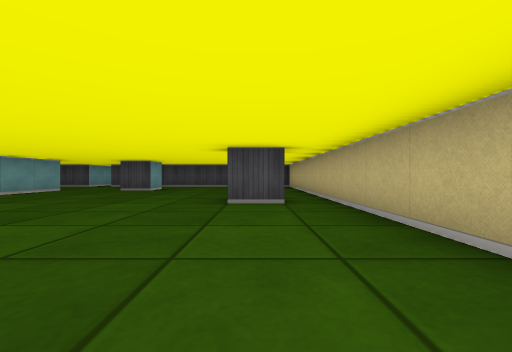
[1] (above)

13 first-person views from a walk through a cub3D maze. The camera is about half as high as the walls, looks level and sees 90° across. The floor is counted in squares. Each view is taken from the middle of a square. On the plan, view 1 faces up. The plan holds only what a view shows up to about 9 squares ahead; the rest is blank. The place goes on beyond the plan.

[2]
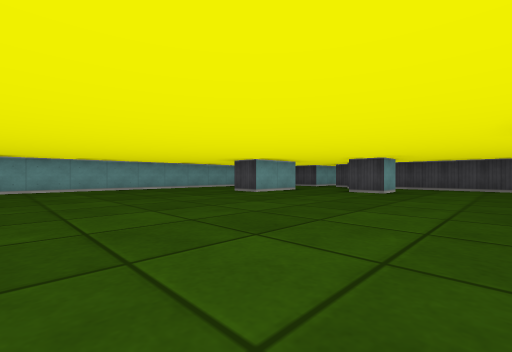

[3]
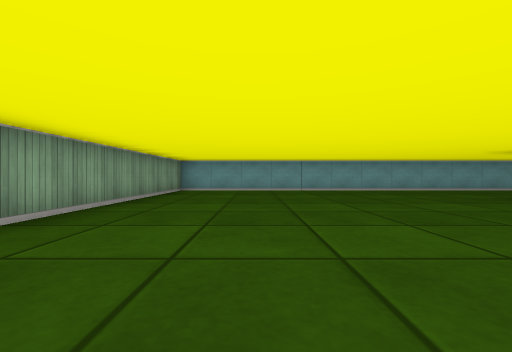

[4]
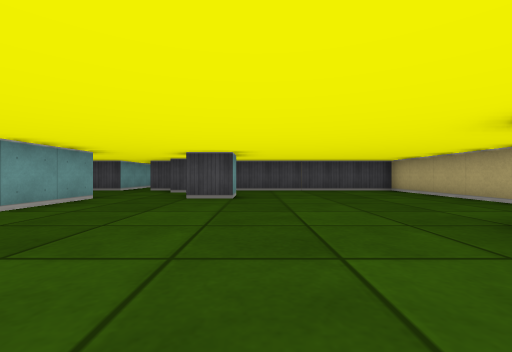

[5]
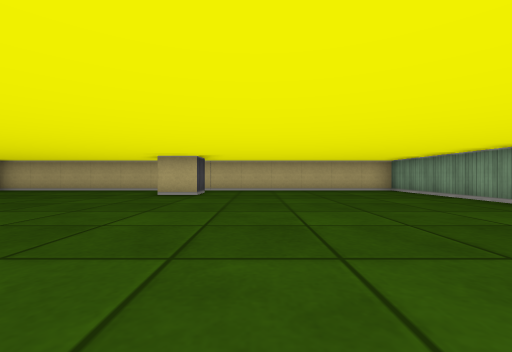

[6]
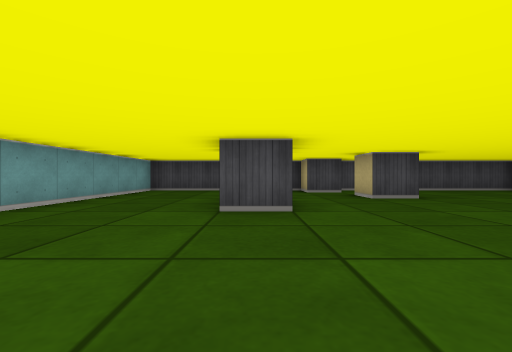

[7]
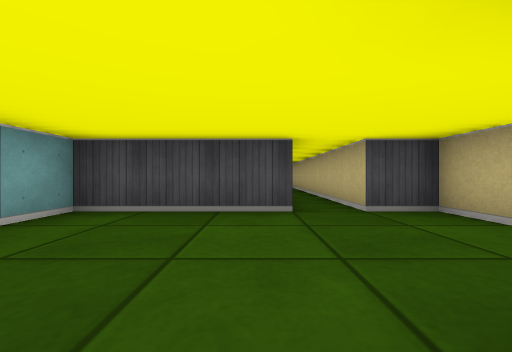

[8]
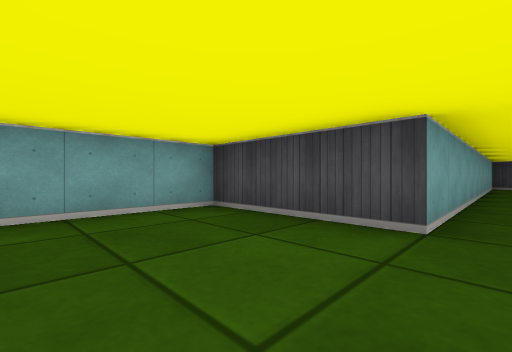

[9]
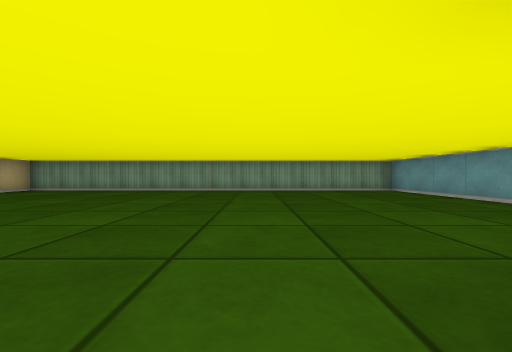

[10]
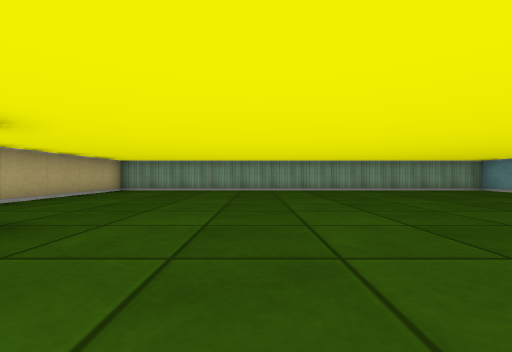

[11]
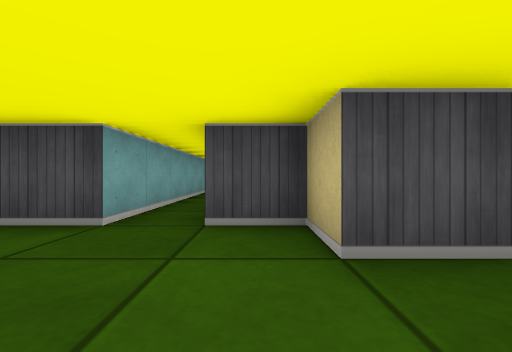

[12]
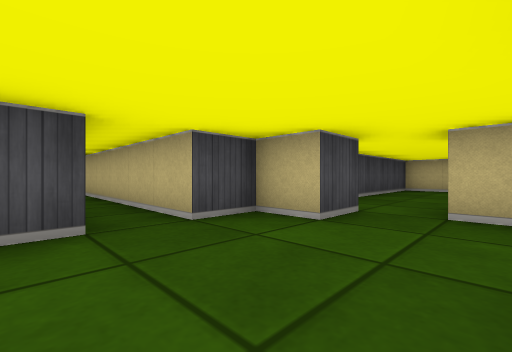

[13]
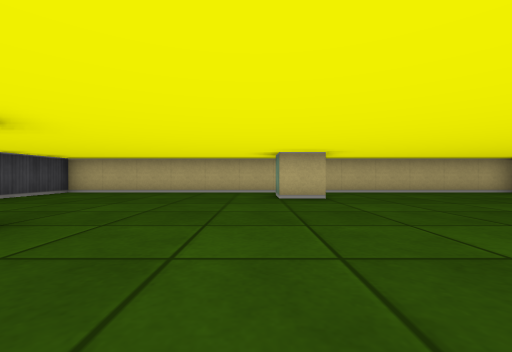

### Floor plan
Points are (right, up) in squares from view 1. A wall is a line through its corners. A room is listed if a view was taken in it or the views show most of it. See-through windows are left out.
Room 1 (views 1, 2, 3, 4, 5, 6, 7, 8, 9, 10, 11, 12, 13)
walls: (-6.5, 8.5) (-6.5, 6.5) (-7.5, 6.5); (-3.5, 9.5) (-3.5, 8.5) (-4.5, 8.5) (-4.5, 9.5); (-4.4, 10.5) (-5.5, 10.5) (-5.5, 11.5) (-6.5, 11.5) (-6.5, 17); (0.6, 4.5) (-0.5, 4.5) (-0.5, 5.5) (0.4, 5.5); (-7.5, 20.9) (-7.5, 11.5) (-10.5, 11.5) (-10.5, -1.5) (1.5, -1.5) (1.5, 11.5) (-4.2, 11.5)

Where each view was taken, in squares from view 1:
view 1: 0 up, 0 right, facing up
view 2: 1 up, 1 left, facing up-left
view 3: 1 up, 2 left, facing left
view 4: 3 up, 3 left, facing up
view 5: 3 up, 7 left, facing right
view 6: 3 up, 7 left, facing up
view 7: 8 up, 8 left, facing up
view 8: 9 up, 7 left, facing up-left
view 9: 7 up, 6 left, facing down
view 10: 7 up, 3 left, facing down
view 11: 9 up, 6 left, facing up
view 12: 9 up, 8 left, facing up-right
view 13: 6 up, 6 left, facing right
